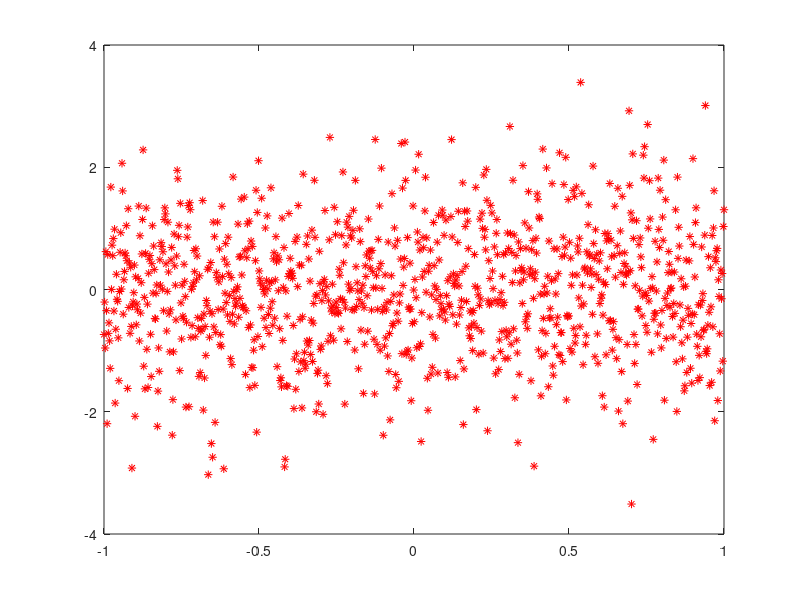

This chart was generated by the following MATLAB code:
% Mainly functions
a = 2;
b = 3;
c = a+b;

x = linspace(-1, 1, 1000);
y = x.^2;
plot(x, y)

x = linspace(-1, 1, 1000);
y = randn(1, 1000);
plot(x, y, "r*")